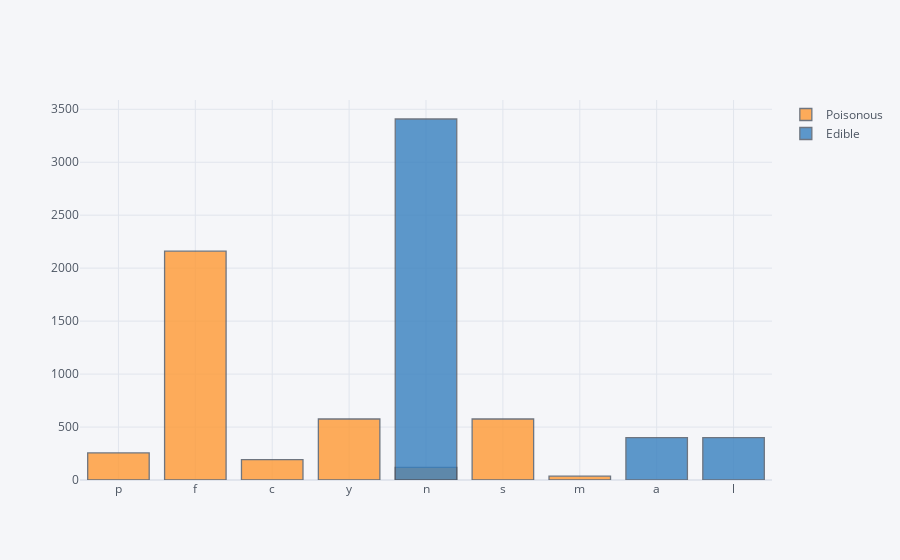

Notebook source saved alongside this figure:
### Code cell
df['Poisonous']=df[df['class']=='p']['odor']
df['Edible']=df[df['class']=='e']['odor']

df[['Poisonous','Edible']].iplot(kind='hist')

### Figure 1 — Plotly figure (JSON) as saved in the notebook; plotly's stock layout.template omitted (floating-point values rounded to 4 significant figures; data arrays with more than 128 entries replaced by an {"elided": "..."} marker saying what was removed)
{"data": [{"histfunc": "count", "histnorm": "", "marker": {"color": "rgba(255, 153, 51, 1.0)", "line": {"color": "#4D5663", "width": 1.3}}, "name": "Poisonous", "opacity": 0.8, "orientation": "v", "type": "histogram", "x": {"elided": "8124 str values"}}, {"histfunc": "count", "histnorm": "", "marker": {"color": "rgba(55, 128, 191, 1.0)", "line": {"color": "#4D5663", "width": 1.3}}, "name": "Edible", "opacity": 0.8, "orientation": "v", "type": "histogram", "x": {"elided": "8124 str values"}}], "layout": {"autosize": true, "barmode": "overlay", "legend": {"bgcolor": "#F5F6F9", "font": {"color": "#4D5663"}}, "paper_bgcolor": "#F5F6F9", "plot_bgcolor": "#F5F6F9", "title": {"font": {"color": "#4D5663"}}, "xaxis": {"autorange": true, "gridcolor": "#E1E5ED", "range": [-0.5, 8.5], "showgrid": true, "tickfont": {"color": "#4D5663"}, "title": {"font": {"color": "#4D5663"}, "text": ""}, "type": "category", "zerolinecolor": "#E1E5ED"}, "yaxis": {"autorange": true, "gridcolor": "#E1E5ED", "range": [0, 3587.0], "showgrid": true, "tickfont": {"color": "#4D5663"}, "title": {"font": {"color": "#4D5663"}, "text": ""}, "zerolinecolor": "#E1E5ED"}}}
